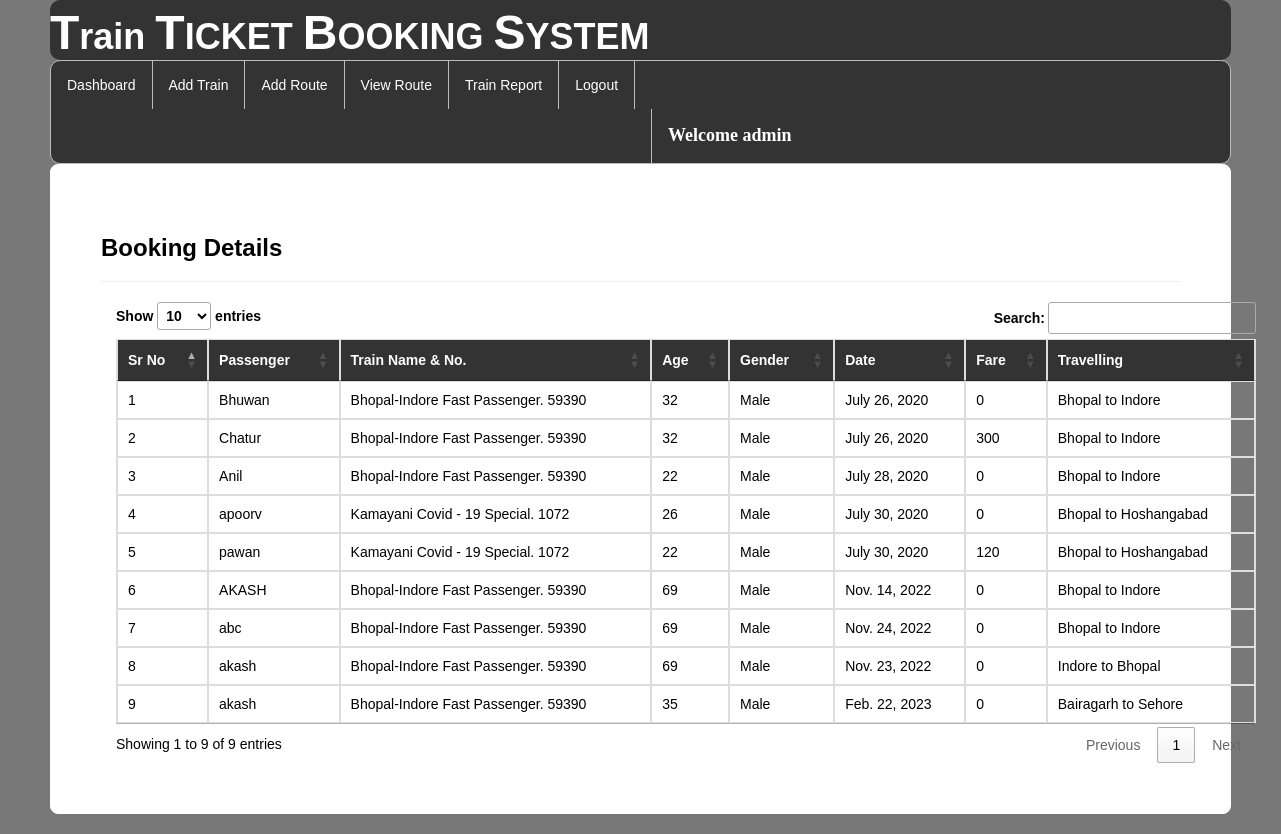
/viewbookings/ (signed in), run on the app's committed database.
### railway/models.py (models this page shows, shortened)
class Book_ticket(models.Model):
    passenger=models.ForeignKey(Passenger,on_delete=models.CASCADE,null=True)
    user=models.ForeignKey(Register,on_delete=models.CASCADE,null=True)
    route=models.CharField(max_length=100,null=True)
    date2=models.DateField(null=True)
    fare=models.IntegerField(null=True)

class Passenger(models.Model):
    user = models.ForeignKey(Register,on_delete=models.CASCADE,null=True)
    train = models.ForeignKey(Add_Train,on_delete=models.CASCADE,null=True)
    name = models.CharField(max_length=100,null=True)
    age = models.IntegerField(null=True)
    gender = models.CharField(max_length=30,null=True)
    route=models.CharField(max_length=100,null=True)
    status = models.CharField(max_length=30,null=True)
    date1 = models.DateField(null=True)
    fare = models.IntegerField(null=True)

class Add_Train(models.Model):
    trainname = models.CharField(max_length=30,null=True)
    train_no = models.IntegerField(null=True)
    from_city = models.CharField(max_length=30,null=True)
    to_city = models.CharField(max_length=30,null=True)
    departuretime=models.CharField(max_length=30,null=True)
    arrivaltime=models.CharField(max_length=30,null=True)
    trevaltime=models.CharField(max_length=100,null=True)
    distance=models.IntegerField(null=True)
    img=models.FileField(null=True)

### railway/views.py (the view)
# urls.py: path('viewbookings/', viewbookings, name="viewbookings"),
def viewbookings(request):
    if not request.user.is_authenticated:
        return redirect('login')
    book = Book_ticket.objects.all()
    d = {'book': book}
    return render(request, 'viewbookings.html', d)

### railway/templates/viewbookings.html (shortened to what this page needs)
{% extends 'navigation3.html' %}
{% load static %}
{% block b %}
<div style="color:Black;border:1px solid white;border-radius:8px;background-color:white;padding:50px">
        <h3><strong>Booking Details</strong></h3><hr>
<div class="container">
<table class="table table-bordered" id="myTable">
  <thead style="color:white;background-color:#333">
  <tr>
    <th>Sr No</th>
    <th>Passenger</th>
      <th>Train Name & No.</th>
      <th>Age</th>
    <th>Gender</th>
    <th>Date</th>
       <th>Fare</th>
       <th>Travelling</th>
  </tr>
  </thead>
   <tbody>
    {% for i in book %}
  <tr>
    <td>{{forloop.counter}}</td>
    <td>{{i.passenger.name}}</td>
    <td>{{i.passenger.train.trainname}}. {{i.passenger.train.train_no}}</td>
      <td>{{i.passenger.age}}</td>
      <td>{{i.passenger.gender}}</td>
      <td>{{i.passenger.date1}}</td>
      <td>{{i.fare}}</td>
      <td>{{i.route}}</td>
  </tr>
    {% endfor %}
    </tbody>
</table>
 </div>
</div>
{% endblock %}

### railway/templates/navigation3.html (shortened to what this page needs)
{% extends 'head.html' %}
{% load static %}
{% block body %}
<link rel = stylesheet href = "//cdn.datatables.net/1.10.19/css/jquery.dataTables.min.css">
<ul class="id2">
  <li id="id1"><a href="{% url 'admindashboard' %}">Dashboard</a></li>
  <li id="id1"><a href="{% url 'add_train' %}">Add Train</a></li>
  <li id="id1"><a href="{% url 'add_route' %}">Add Route</a></li>
  <li id="id1"><a href="{% url 'availableroute' %}">View Route</a></li>
  <li id="id1"><a href="{% url 'view_train'%}">Train Report</a></li>
  <li id="id1"><a href="{% url 'log_out' %}">Logout</a></li>
      <li id="id2" style="margin-left:600px"><a href="" style="color:white"><strong style="font-size:18px;font-family:cursive">Welcome {{request.user.username}}</strong></a></li>
</ul>
{% block b %}
{% endblock %}
{% endblock %}

### railway/templates/navigation3.html (style rules this page uses)
.id2 { list-style-type: none; margin: 0; padding: 0; overflow: hidden; background-color: #333; border-radius:10px; border:1px solid #bbb; }
#id1 { float: left; border-right:1px solid #bbb; }
#id2 { float: left; border-left:1px solid #bbb; }
li:last-child { border-right: none; }
li a { display: block; color: white; text-align: center; padding: 14px 16px; text-decoration: none; }
body { font-family: Arial, Helvetica, sans-serif; }

### data on the page
Book_ticket: passenger.name "Bhuwan", passenger.train.trainname "Bhopal-Indore Fast Passenger", passenger.train.train_no "59390", passenger.age "32", passenger.gender "Male", passenger.date1 "July 26, 2020", fare "0", route "Bhopal to Indore"
Book_ticket: passenger.name "Chatur", passenger.train.trainname "Bhopal-Indore Fast Passenger", passenger.train.train_no "59390", passenger.age "32", passenger.gender "Male", passenger.date1 "July 26, 2020", fare "300", route "Bhopal to Indore"
Book_ticket: passenger.name "Anil", passenger.train.trainname "Bhopal-Indore Fast Passenger", passenger.train.train_no "59390", passenger.age "22", passenger.gender "Male", passenger.date1 "July 28, 2020", fare "0", route "Bhopal to Indore"
Book_ticket: passenger.name "apoorv", passenger.train.trainname "Kamayani Covid - 19 Special", passenger.train.train_no "1072", passenger.age "26", passenger.gender "Male", passenger.date1 "July 30, 2020", fare "0", route "Bhopal to Hoshangabad"
Book_ticket: passenger.name "pawan", passenger.train.trainname "Kamayani Covid - 19 Special", passenger.train.train_no "1072", passenger.age "22", passenger.gender "Male", passenger.date1 "July 30, 2020", fare "120", route "Bhopal to Hoshangabad"
Book_ticket: passenger.name "AKASH", passenger.train.trainname "Bhopal-Indore Fast Passenger", passenger.train.train_no "59390", passenger.age "69", passenger.gender "Male", passenger.date1 "Nov. 14, 2022", fare "0", route "Bhopal to Indore"
Book_ticket: passenger.name "abc", passenger.train.trainname "Bhopal-Indore Fast Passenger", passenger.train.train_no "59390", passenger.age "69", passenger.gender "Male", passenger.date1 "Nov. 24, 2022", fare "0", route "Bhopal to Indore"
Book_ticket: passenger.name "akash", passenger.train.trainname "Bhopal-Indore Fast Passenger", passenger.train.train_no "59390", passenger.age "69", passenger.gender "Male", passenger.date1 "Nov. 23, 2022", fare "0", route "Indore to Bhopal"
Book_ticket: passenger.name "akash", passenger.train.trainname "Bhopal-Indore Fast Passenger", passenger.train.train_no "59390", passenger.age "35", passenger.gender "Male", passenger.date1 "Feb. 22, 2023", fare "0", route "Bairagarh to Sehore"

### other printed values
{{ request.user.username }} "admin"
